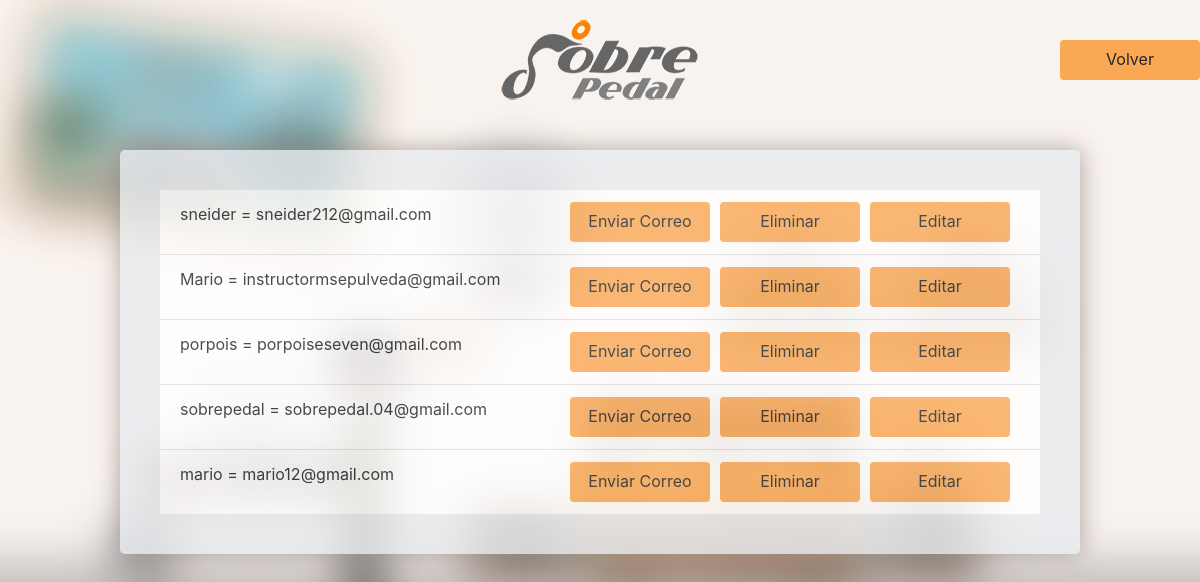
The page /sobre_pedal/php/contactoRegistrados.php (signed in) on the database its author committed.
### tables this page shows
CREATE TABLE `registrados` (
  `ID_registrados` int(3) NOT NULL,
  `nombre_registrados` varchar(15) NOT NULL,
  `correo_registrados` varchar(30) NOT NULL
);

### sobre_pedal/php/contactoRegistrados.php (the view, shortened to what this page needs)
<?php
require "../php2/conexion.php";
$sql = "SELECT * FROM registrados";
$result = mysqli_query($conect, $sql);
?>
<!DOCTYPE html>
<html>
<head>
	<link rel="stylesheet" href="../css/bootstrap.min.css">
	<link rel="stylesheet" type="text/css" href="../css/animate.css">
</head>
<body>
	<div class="ContenedorLogo">
		<a href="administrador.php" class="btn btnaDMIN animated slideInRight delay-0s">
			Volver
		</a>
		<div class=" logo animated slideInDown delay-0s"></div>
	</div>
<div class="jumbotron ContenedorModiSet" >
<ul class="list-group list-group-flush">
    <?php
		while ($row = mysqli_fetch_array($result)){
				echo "<li class='list-group-item";
				echo "'>";
				echo $row["nombre_registrados"];
				echo " = ";
				echo $row["correo_registrados"];
				echo "<a href='editarRegistrados.php?idRegistrados=";
				echo $row["ID_registrados"];
				echo "'";
				echo "class='btn editar";
				echo "'>";
				echo "Editar</a><a href='eliminadoUsuario.php?idRegistrados=";
				echo $row["ID_registrados"];
				echo "'";
				echo "class='btn editar";
				echo "'>";
				echo "Eliminar</a><a href='enviarCorreoUsuario.php?idRegistrados=";
				echo $row["ID_registrados"];
				echo "'";
				echo "class='btn editar";
				echo "'>";
				echo "Enviar Correo</a></li>";
			}
	?>
</ul>
</div>
</body>
</html>

### sobre_pedal/php/contactoRegistrados.php (style rules this page uses)
body { background-image: url(../img/admin_fondo.png) !important ; }
.logo { margin-top: 20px !important; margin: 0 auto; width: 200px; height: 80px; background-image: url(../img/logo_pequeño.png); z-index: 3; }
.btnaDMIN { height: 40px; width: 140px; background: #faa854 !important; float: right; margin-top: 20px; }
.editar { float: right; margin-right: 10px; height: 40px; width: 140px; background: #faa854 !important; }
.ContenedorModiSet { height: 50%; width: 80% !important; opacity: 0.8; box-shadow: 1px 0px 25px #998F8A; padding: 40px !important; margin: 0 auto; margin-top: 50px !important; }

### rows shown on the page
registrados: nombre_registrados "sneider", correo_registrados "sneider212@gmail.com"
registrados: nombre_registrados "Mario", correo_registrados "instructormsepulveda@gmail.com"
registrados: nombre_registrados "porpois", correo_registrados "porpoiseseven@gmail.com"
registrados: nombre_registrados "sobrepedal", correo_registrados "sobrepedal.04@gmail.com"
registrados: nombre_registrados "mario", correo_registrados "mario12@gmail.com"
